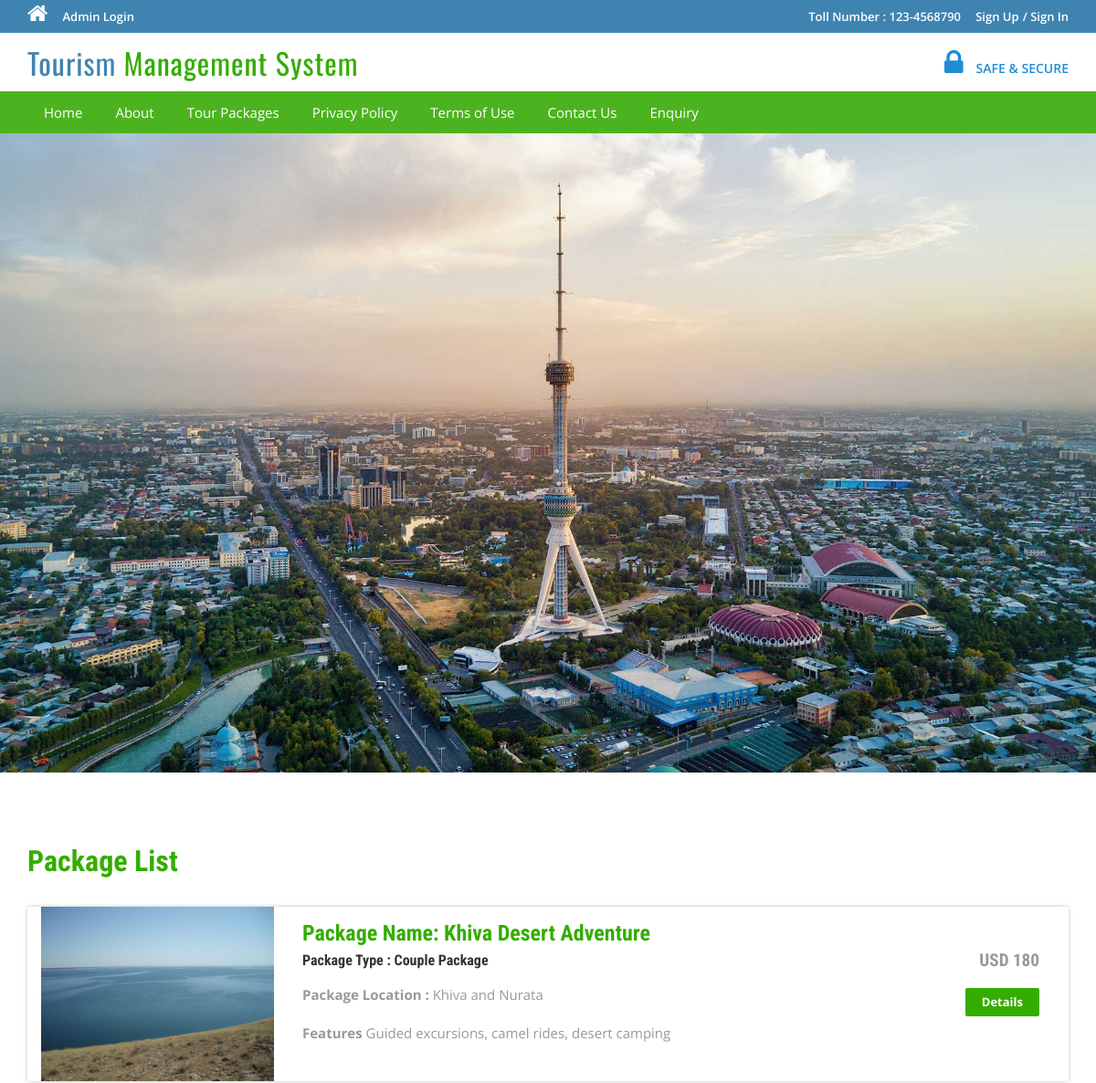
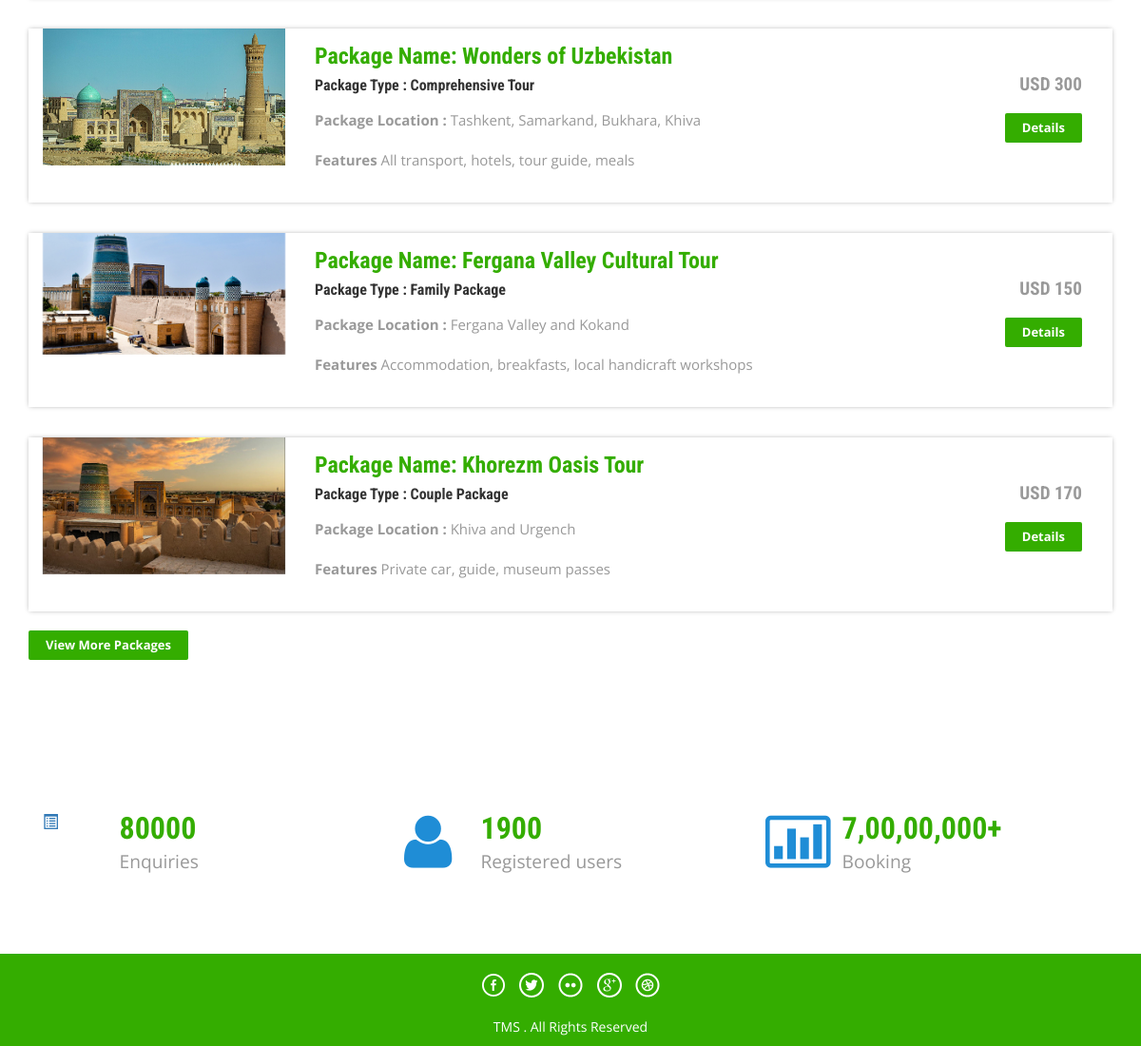
The page / on the database its author committed (2 pictures, top to bottom).
### tables this page shows
CREATE TABLE `tbltourpackages` (
                                   `PackageId` int(11) NOT NULL,
                                   `PackageName` varchar(200) DEFAULT NULL,
                                   `PackageType` varchar(150) DEFAULT NULL,
                                   `PackageLocation` varchar(100) DEFAULT NULL,
                                   `PackagePrice` int(11) DEFAULT NULL,
                                   `PackageFetures` varchar(255) DEFAULT NULL,
                                   `PackageDetails` mediumtext DEFAULT NULL,
                                   `PackageImage` varchar(100) DEFAULT NULL,
                                   `Creationdate` timestamp NULL DEFAULT current_timestamp(),
                                   `UpdationDate` timestamp NULL DEFAULT NULL ON UPDATE current_timestamp()
);

### index.php (the view, shortened to what this page needs)
<?php
include('includes/config.php');
?>
<!DOCTYPE HTML>
<html>
<head>
<link href="css/bootstrap.css" rel='stylesheet' type='text/css' />
<link href="css/style.css" rel='stylesheet' type='text/css' />
<link href="css/font-awesome.css" rel="stylesheet">
<link href="css/animate.css" rel="stylesheet" type="text/css" media="all">
</head>
<body>
<?php include('includes/header.php');?>
<div class="banner">
</div>
<div class="container">
	<div class="holiday">
	<h3>Package List</h3>
<?php $sql = "SELECT * from tbltourpackages order by rand() limit 4";
$query = $dbh->prepare($sql);
$query->execute();
$results=$query->fetchAll(PDO::FETCH_OBJ);
if($query->rowCount() > 0)
{
foreach($results as $result)
{	?>
			<div class="rom-btm">
				<div class="col-md-3 room-left wow fadeInLeft animated" data-wow-delay=".5s">
					<img src="admin/pacakgeimages/<?php echo htmlentities($result->PackageImage);?>" class="img-responsive" alt="">
				</div>
				<div class="col-md-6 room-midle wow fadeInUp animated" data-wow-delay=".5s">
					<h4>Package Name: <?php echo htmlentities($result->PackageName);?></h4>
					<h6>Package Type : <?php echo htmlentities($result->PackageType);?></h6>
					<p><b>Package Location :</b> <?php echo htmlentities($result->PackageLocation);?></p>
					<p><b>Features</b> <?php echo htmlentities($result->PackageFetures);?></p>
				</div>
				<div class="col-md-3 room-right wow fadeInRight animated" data-wow-delay=".5s">
					<h5>USD <?php echo htmlentities($result->PackagePrice);?></h5>
					<a href="package-details.php?pkgid=<?php echo htmlentities($result->PackageId);?>" class="view">Details</a>
				</div>
				<div class="clearfix"></div>
			</div>
<?php }} ?>
<div><a href="package-list.php" class="view">View More Packages</a></div>
</div>
	</div>
<div class="routes">
	<div class="container">
		<div class="col-md-4 routes-left wow fadeInRight animated" data-wow-delay=".5s">
			<div class="rou-left">
				<a href="#"><i class="glyphicon glyphicon-list-alt"></i></a>
			</div>
			<div class="rou-rgt wow fadeInDown animated" data-wow-delay=".5s">
				<h3>80000</h3>
				<p>Enquiries</p>
			</div>
				<div class="clearfix"></div>
		</div>
		<div class="col-md-4 routes-left">
			<div class="rou-left">
				<a href="#"><i class="fa fa-user"></i></a>
			</div>
			<div class="rou-rgt">
				<h3>1900</h3>
				<p>Registered users</p>
			</div>
				<div class="clearfix"></div>
		</div>
		<div class="col-md-4 routes-left wow fadeInRight animated" data-wow-delay=".5s">
			<div class="rou-left">
				<a href="#"><i class="fa fa-ticket"></i></a>
			</div>
			<div class="rou-rgt">
				<h3>7,00,00,000+</h3>
				<p>Booking</p>
			</div>
				<div class="clearfix"></div>
		</div>
		<div class="clearfix"></div>
	</div>
</div>
<?php include('includes/footer.php');?>
</body>
</html>

### css/style.css (style rules this page uses)
html, body { font-size: 100%; background: #fff; font-family: 'Open Sans', sans-serif; }
body a,.grid_1,plan_1,plan_1.one,plan_1.two,i.icon1, i.icon2, i.icon3, i.icon4, i.icon5, i.icon6 { transition:0.5s all; -webkit-transition:0.5s all; -moz-transition:0.5s all; -o-transition:0.5s all; -ms-transition:0.5s all; }
h1,h2,h3,h4,h5,h6 { margin:0; font-family: 'Roboto Condensed', sans-serif; }
p { margin:0; }
.banner { background: url(../images/3.jpg)no-repeat; background-size: cover; -webkit-background-size: cover; -o-background-size: cover; -ms-background-size: cover; -moz-background-size: cover; min-height: 700px; }
.routes { padding: 5em 0; }
.rou-left { float: left; width: 23%; }
.rou-rgt { float: left; width: 70%; }
i.fa.fa-truck,i.fa.fa-user,i.fa.fa-ticket { font-size: 4em; color:#1f8dd6; }
.routes h3 { font-size: 2em; font-weight: 700; color: #34ad00; }
.routes p { font-size: 1.2em; color: #999; line-height: 1.8em; }
.holiday { padding: 5em 0; }
.holiday h3 { font-size: 2em; font-weight: 700; color: #34ad00; }
.holiday p { font-size: 1.2em; line-height: 1.8em; margin: 1em 0; color: #999; }
a.view { padding: 6px 18px; font-weight: 700; color: #fff; background-color: #34ad00; border: 0; font-size: 13px; border-radius: 2px; -webkit-transition: all .2s; -moz-transition: all .2s; transition: all .2s; margin-top: 20px; display: inline-block; }
.rom-btm { margin-top: 2em; box-shadow: 0px 0px 5px -1px rgba(0, 0, 0, 0.37); }
.rom-btm h4 { font-size: 1.5em; font-weight: 700; color: #34ad00; }
.rom-btm p { font-size: 15px; color: #999; }
.rom-btm h6 { font-size: 1em; font-weight: 700; margin: 0.5em 0; }
.room-right { text-align: right; padding: 3em 2em; }
.room-midle { padding: 1em; }
.rom-btm h5 { font-size: 1.2em; font-weight: 700; color: #999; }
.glyphicon { position: relative; top: 1px; display: inline-block; font-family: 'Glyphicons Halflings'; font-style: normal; font-weight: normal; line-height: 1; -webkit-font-smoothing: antialiased; -moz-osx-font-smoothing: grayscale; }

### rows shown on the page
tbltourpackages: PackageImage (picture), PackageName "Khiva Desert Adventure", PackageType "Couple Package", PackageLocation "Khiva and Nurata", PackageFetures "Guided excursions, camel rides, desert camping", PackagePrice "180"
tbltourpackages: PackageImage (picture), PackageName "Wonders of Uzbekistan", PackageType "Comprehensive Tour", PackageLocation "Tashkent, Samarkand, Bukhara, Khiva", PackageFetures "All transport, hotels, tour guide, meals", PackagePrice "300"
tbltourpackages: PackageImage (picture), PackageName "Fergana Valley Cultural Tour", PackageType "Family Package", PackageLocation "Fergana Valley and Kokand", PackageFetures "Accommodation, breakfasts, local handicraft workshops", PackagePrice "150"
tbltourpackages: PackageImage (picture), PackageName "Khorezm Oasis Tour", PackageType "Couple Package", PackageLocation "Khiva and Urgench", PackageFetures "Private car, guide, museum passes", PackagePrice "170"
